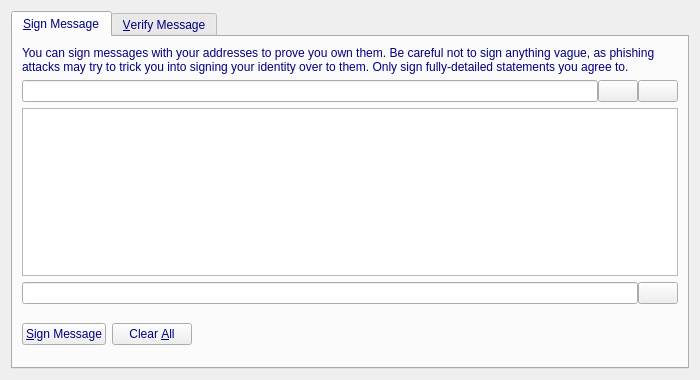
<?xml version="1.0" encoding="UTF-8"?>
<ui version="4.0">
 <class>SignVerifyMessageDialog</class>
 <widget class="QDialog" name="SignVerifyMessageDialog">
  <property name="geometry">
   <rect>
    <x>0</x>
    <y>0</y>
    <width>700</width>
    <height>380</height>
   </rect>
  </property>
  <property name="windowTitle">
   <string>Signatures - Sign / Verify a Message</string>
  </property>
  <property name="styleSheet">
   <string notr="true">background-image: url(:/images/bg2);
color: rgb(255, 255, 255);</string>
  </property>
  <property name="modal">
   <bool>true</bool>
  </property>
  <layout class="QVBoxLayout" name="verticalLayout">
   <item>
    <widget class="QTabWidget" name="tabWidget">
     <property name="styleSheet">
      <string notr="true">color: rgb(0, 0, 127);</string>
     </property>
     <property name="currentIndex">
      <number>0</number>
     </property>
     <widget class="QWidget" name="tabSignMessage">
      <attribute name="title">
       <string>&amp;Sign Message</string>
      </attribute>
      <layout class="QVBoxLayout" name="verticalLayout_SM">
       <item>
        <widget class="QLabel" name="infoLabel_SM">
         <property name="text">
          <string>You can sign messages with your addresses to prove you own them. Be careful not to sign anything vague, as phishing attacks may try to trick you into signing your identity over to them. Only sign fully-detailed statements you agree to.</string>
         </property>
         <property name="textFormat">
          <enum>Qt::PlainText</enum>
         </property>
         <property name="wordWrap">
          <bool>true</bool>
         </property>
        </widget>
       </item>
       <item>
        <layout class="QHBoxLayout" name="horizontalLayout_1_SM">
         <property name="spacing">
          <number>0</number>
         </property>
         <item>
          <widget class="QValidatedLineEdit" name="addressIn_SM">
           <property name="toolTip">
            <string>The address to sign the message with (e.g. B8gZqgY4r2RoEdqYk3QsAqFckyf9pRHN6i)</string>
           </property>
           <property name="maxLength">
            <number>34</number>
           </property>
          </widget>
         </item>
         <item>
          <widget class="QPushButton" name="addressBookButton_SM">
           <property name="toolTip">
            <string>Choose an address from the address book</string>
           </property>
           <property name="text">
            <string/>
           </property>
           <property name="icon">
            <iconset resource="../bitcoin.qrc">
             <normaloff>:/icons/address-book</normaloff>:/icons/address-book</iconset>
           </property>
           <property name="shortcut">
            <string>Alt+A</string>
           </property>
           <property name="autoDefault">
            <bool>false</bool>
           </property>
          </widget>
         </item>
         <item>
          <widget class="QPushButton" name="pasteButton_SM">
           <property name="toolTip">
            <string>Paste address from clipboard</string>
           </property>
           <property name="text">
            <string/>
           </property>
           <property name="icon">
            <iconset resource="../bitcoin.qrc">
             <normaloff>:/icons/editpaste</normaloff>:/icons/editpaste</iconset>
           </property>
           <property name="shortcut">
            <string>Alt+P</string>
           </property>
           <property name="autoDefault">
            <bool>false</bool>
           </property>
          </widget>
         </item>
        </layout>
       </item>
       <item>
        <widget class="QPlainTextEdit" name="messageIn_SM">
         <property name="toolTip">
          <string>Enter the message you want to sign here</string>
         </property>
        </widget>
       </item>
       <item>
        <layout class="QHBoxLayout" name="horizontalLayout_2_SM">
         <property name="spacing">
          <number>0</number>
         </property>
         <item>
          <widget class="QLineEdit" name="signatureOut_SM">
           <property name="font">
            <font>
             <italic>true</italic>
            </font>
           </property>
           <property name="readOnly">
            <bool>true</bool>
           </property>
          </widget>
         </item>
         <item>
          <widget class="QPushButton" name="copySignatureButton_SM">
           <property name="toolTip">
            <string>Copy the current signature to the system clipboard</string>
           </property>
           <property name="text">
            <string/>
           </property>
           <property name="icon">
            <iconset resource="../bitcoin.qrc">
             <normaloff>:/icons/editcopy</normaloff>:/icons/editcopy</iconset>
           </property>
           <property name="autoDefault">
            <bool>false</bool>
           </property>
          </widget>
         </item>
        </layout>
       </item>
       <item>
        <layout class="QHBoxLayout" name="horizontalLayout_3_SM">
         <item>
          <widget class="QPushButton" name="signMessageButton_SM">
           <property name="toolTip">
            <string>Sign the message to prove you own this GEMCO address</string>
           </property>
           <property name="text">
            <string>&amp;Sign Message</string>
           </property>
           <property name="icon">
            <iconset resource="../bitcoin.qrc">
             <normaloff>:/icons/edit</normaloff>:/icons/edit</iconset>
           </property>
           <property name="autoDefault">
            <bool>false</bool>
           </property>
          </widget>
         </item>
         <item>
          <widget class="QPushButton" name="clearButton_SM">
           <property name="toolTip">
            <string>Reset all sign message fields</string>
           </property>
           <property name="text">
            <string>Clear &amp;All</string>
           </property>
           <property name="icon">
            <iconset resource="../bitcoin.qrc">
             <normaloff>:/icons/remove</normaloff>:/icons/remove</iconset>
           </property>
           <property name="autoDefault">
            <bool>false</bool>
           </property>
          </widget>
         </item>
         <item>
          <spacer name="horizontalSpacer_1_SM">
           <property name="orientation">
            <enum>Qt::Horizontal</enum>
           </property>
           <property name="sizeHint" stdset="0">
            <size>
             <width>40</width>
             <height>48</height>
            </size>
           </property>
          </spacer>
         </item>
         <item>
          <widget class="QLabel" name="statusLabel_SM">
           <property name="font">
            <font>
             <weight>75</weight>
             <bold>true</bold>
            </font>
           </property>
           <property name="text">
            <string/>
           </property>
           <property name="wordWrap">
            <bool>true</bool>
           </property>
          </widget>
         </item>
         <item>
          <spacer name="horizontalSpacer_2_SM">
           <property name="orientation">
            <enum>Qt::Horizontal</enum>
           </property>
           <property name="sizeHint" stdset="0">
            <size>
             <width>40</width>
             <height>48</height>
            </size>
           </property>
          </spacer>
         </item>
        </layout>
       </item>
      </layout>
     </widget>
     <widget class="QWidget" name="tabVerifyMessage">
      <attribute name="title">
       <string>&amp;Verify Message</string>
      </attribute>
      <layout class="QVBoxLayout" name="verticalLayout_VM">
       <item>
        <widget class="QLabel" name="infoLabel_VM">
         <property name="text">
          <string>Enter the signing address, message (ensure you copy line breaks, spaces, tabs, etc. exactly) and signature below to verify the message. Be careful not to read more into the signature than what is in the signed message itself, to avoid being tricked by a man-in-the-middle attack.</string>
         </property>
         <property name="textFormat">
          <enum>Qt::PlainText</enum>
         </property>
         <property name="alignment">
          <set>Qt::AlignLeading|Qt::AlignLeft|Qt::AlignTop</set>
         </property>
         <property name="wordWrap">
          <bool>true</bool>
         </property>
        </widget>
       </item>
       <item>
        <layout class="QHBoxLayout" name="horizontalLayout_1_VM">
         <property name="spacing">
          <number>0</number>
         </property>
         <item>
          <widget class="QValidatedLineEdit" name="addressIn_VM">
           <property name="toolTip">
            <string>The address the message was signed with (e.g. B8gZqgY4r2RoEdqYk3QsAqFckyf9pRHN6i)</string>
           </property>
           <property name="maxLength">
            <number>34</number>
           </property>
          </widget>
         </item>
         <item>
          <widget class="QPushButton" name="addressBookButton_VM">
           <property name="toolTip">
            <string>Choose an address from the address book</string>
           </property>
           <property name="text">
            <string/>
           </property>
           <property name="icon">
            <iconset resource="../bitcoin.qrc">
             <normaloff>:/icons/address-book</normaloff>:/icons/address-book</iconset>
           </property>
           <property name="shortcut">
            <string>Alt+A</string>
           </property>
           <property name="autoDefault">
            <bool>false</bool>
           </property>
          </widget>
         </item>
        </layout>
       </item>
       <item>
        <widget class="QPlainTextEdit" name="messageIn_VM"/>
       </item>
       <item>
        <widget class="QValidatedLineEdit" name="signatureIn_VM"/>
       </item>
       <item>
        <layout class="QHBoxLayout" name="horizontalLayout_2_VM">
         <item>
          <widget class="QPushButton" name="verifyMessageButton_VM">
           <property name="toolTip">
            <string>Verify the message to ensure it was signed with the specified GEMCO address</string>
           </property>
           <property name="text">
            <string>&amp;Verify Message</string>
           </property>
           <property name="icon">
            <iconset resource="../bitcoin.qrc">
             <normaloff>:/icons/transaction_0</normaloff>:/icons/transaction_0</iconset>
           </property>
           <property name="autoDefault">
            <bool>false</bool>
           </property>
          </widget>
         </item>
         <item>
          <widget class="QPushButton" name="clearButton_VM">
           <property name="toolTip">
            <string>Reset all verify message fields</string>
           </property>
           <property name="text">
            <string>Clear &amp;All</string>
           </property>
           <property name="icon">
            <iconset resource="../bitcoin.qrc">
             <normaloff>:/icons/remove</normaloff>:/icons/remove</iconset>
           </property>
           <property name="autoDefault">
            <bool>false</bool>
           </property>
          </widget>
         </item>
         <item>
          <spacer name="horizontalSpacer_1_VM">
           <property name="orientation">
            <enum>Qt::Horizontal</enum>
           </property>
           <property name="sizeHint" stdset="0">
            <size>
             <width>40</width>
             <height>48</height>
            </size>
           </property>
          </spacer>
         </item>
         <item>
          <widget class="QLabel" name="statusLabel_VM">
           <property name="font">
            <font>
             <weight>75</weight>
             <bold>true</bold>
            </font>
           </property>
           <property name="text">
            <string/>
           </property>
           <property name="wordWrap">
            <bool>true</bool>
           </property>
          </widget>
         </item>
         <item>
          <spacer name="horizontalSpacer_2_VM">
           <property name="orientation">
            <enum>Qt::Horizontal</enum>
           </property>
           <property name="sizeHint" stdset="0">
            <size>
             <width>40</width>
             <height>48</height>
            </size>
           </property>
          </spacer>
         </item>
        </layout>
       </item>
      </layout>
     </widget>
    </widget>
   </item>
  </layout>
 </widget>
 <customwidgets>
  <customwidget>
   <class>QValidatedLineEdit</class>
   <extends>QLineEdit</extends>
   <header>qvalidatedlineedit.h</header>
  </customwidget>
 </customwidgets>
 <resources>
  <include location="../bitcoin.qrc"/>
 </resources>
 <connections/>
</ui>
